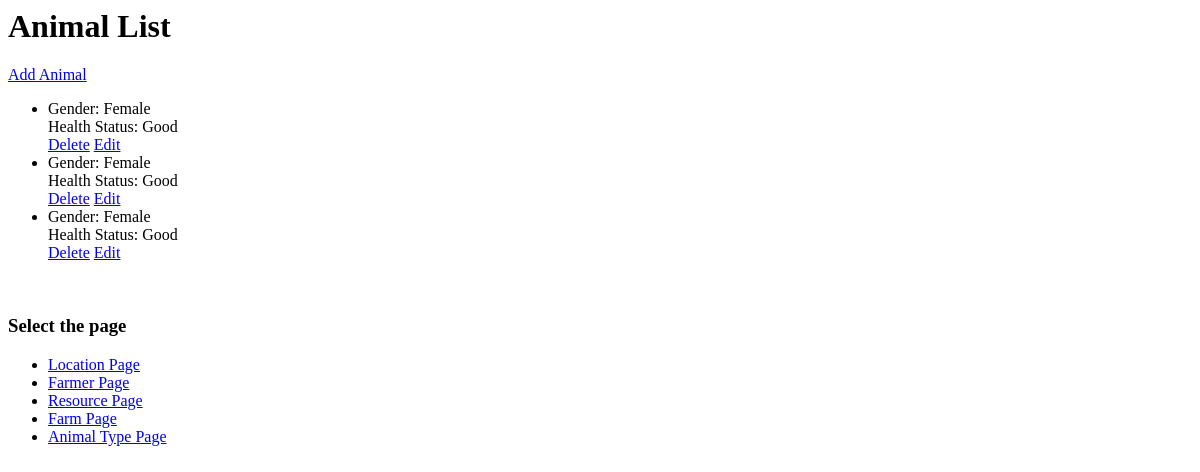
Before: /animal with the older database file.
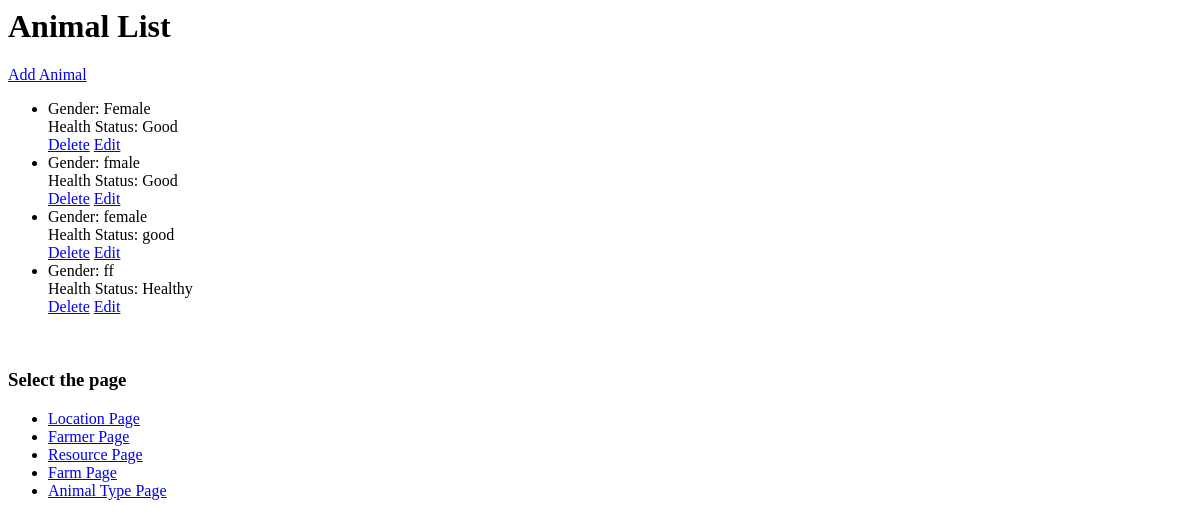
After: the same page with the newer database file.
### farm/models.py (models this page shows, shortened)
class Animal(models.Model):
    GENDER_CHOICES = [
        ('Male', 'Male'),
        ('Female', 'Female'),
    ]
    HEALTH_CHOICES = [
        ('good', 'Good'),
        ('bad', 'Bad'),
    ]
    gender = models.CharField(max_length=10, choices=GENDER_CHOICES)
    health_status = models.CharField(max_length=10, choices=HEALTH_CHOICES)
    resources = models.ManyToManyField(Resource)
    animal_type = models.ForeignKey(AnimalType, on_delete=models.CASCADE)

### farm/views.py (the view)
# urls.py: path('animal', views.animal,name='animal'),
def animal(request):
    animals=Animal.objects.all()
    return render(request, 'animal/animal.html',{'animals':animals})

### templates/animal/animal.html (shortened to what this page needs)
<body>
    <h1>Animal List</h1>
    <a href="{% url 'add_animal' %}">Add Animal</a>
    <ul>
        {% for animal in animals %}
            <li>
                Gender: {{ animal.gender }}<br>
                Health Status: {{ animal.health_status }}<br>
     <a href="{% url 'delete_animal' animal.id %}">Delete</a>
     <a href="{% url 'edit_animal' animal.id %}">Edit</a>
            </li>
        {% endfor %}
    </ul><br>
    <h3>Select the page </h3>
<ul>
    <li><a href="{% url 'location' %}">Location Page</a></li>
    <li><a href="{% url 'farmer' %}">Farmer Page</a></li>
    <li><a href="{% url 'resources' %}">Resource Page</a></li>
    <li><a href="{% url 'farm' %}">Farm Page</a></li>
    <li><a href="{% url 'animal_types' %}">Animal Type Page</a></li>
</ul>

Changed rows visible on the page:
changed Animal: gender "Female" → "fmale"
changed Animal: gender "Female" → "female"; health_status "Good" → "good"
added Animal: gender "ff", health_status "Healthy"
